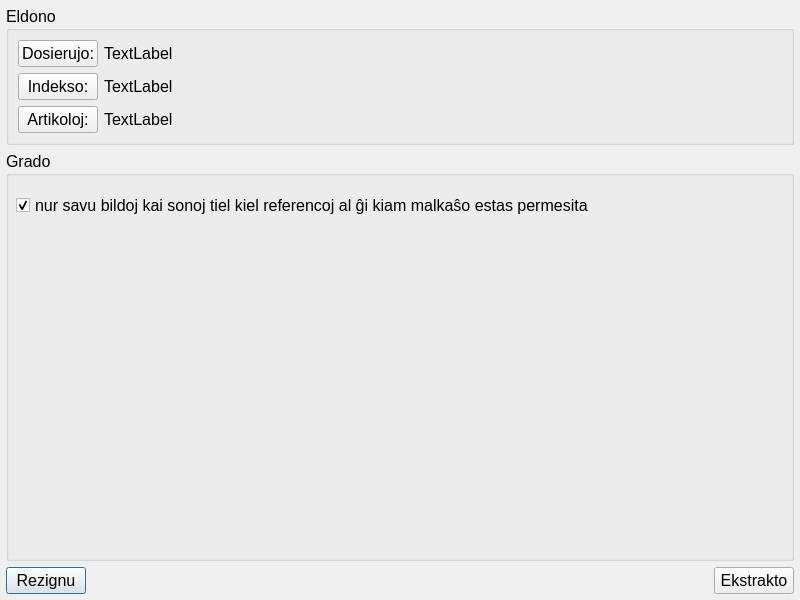
<?xml version="1.0" encoding="UTF-8"?>
<ui version="4.0">
 <class>datumbazoEkstrakto</class>
 <widget class="QDialog" name="datumbazoEkstrakto">
  <property name="geometry">
   <rect>
    <x>0</x>
    <y>0</y>
    <width>800</width>
    <height>600</height>
   </rect>
  </property>
  <property name="font">
   <font>
    <family>Noto Sans UI</family>
    <pointsize>12</pointsize>
   </font>
  </property>
  <property name="windowTitle">
   <string>Datumbazo ekstrakto</string>
  </property>
  <property name="locale">
   <locale language="C" country="AnyCountry"/>
  </property>
  <layout class="QVBoxLayout" name="verticalLayout">
   <property name="leftMargin">
    <number>6</number>
   </property>
   <property name="topMargin">
    <number>6</number>
   </property>
   <property name="rightMargin">
    <number>6</number>
   </property>
   <property name="bottomMargin">
    <number>6</number>
   </property>
   <item>
    <widget class="QGroupBox" name="eldono">
     <property name="sizePolicy">
      <sizepolicy hsizetype="Preferred" vsizetype="Preferred">
       <horstretch>0</horstretch>
       <verstretch>0</verstretch>
      </sizepolicy>
     </property>
     <property name="title">
      <string>Eldono</string>
     </property>
     <layout class="QFormLayout" name="formLayout">
      <item row="0" column="0">
       <widget class="QPushButton" name="priDosierujo">
        <property name="text">
         <string>Dosierujo:</string>
        </property>
       </widget>
      </item>
      <item row="0" column="1">
       <widget class="QLabel" name="dosierujo">
        <property name="text">
         <string notr="true">TextLabel</string>
        </property>
       </widget>
      </item>
      <item row="1" column="0">
       <widget class="QPushButton" name="priIndekso">
        <property name="text">
         <string>Indekso:</string>
        </property>
       </widget>
      </item>
      <item row="1" column="1">
       <widget class="QLabel" name="indekso">
        <property name="text">
         <string notr="true">TextLabel</string>
        </property>
       </widget>
      </item>
      <item row="2" column="0">
       <widget class="QPushButton" name="priArtikoloj">
        <property name="text">
         <string>Artikoloj:</string>
        </property>
       </widget>
      </item>
      <item row="2" column="1">
       <widget class="QLabel" name="artikoloj">
        <property name="text">
         <string notr="true">TextLabel</string>
        </property>
       </widget>
      </item>
     </layout>
    </widget>
   </item>
   <item>
    <widget class="QGroupBox" name="grado">
     <property name="sizePolicy">
      <sizepolicy hsizetype="Preferred" vsizetype="Expanding">
       <horstretch>0</horstretch>
       <verstretch>0</verstretch>
      </sizepolicy>
     </property>
     <property name="title">
      <string>Grado</string>
     </property>
     <widget class="QCheckBox" name="permesita">
      <property name="geometry">
       <rect>
        <x>10</x>
        <y>40</y>
        <width>756</width>
        <height>28</height>
       </rect>
      </property>
      <property name="text">
       <string>nur savu bildoj kai sonoj tiel kiel referencoj al ĝi kiam malkaŝo estas permesita</string>
      </property>
      <property name="checked">
       <bool>true</bool>
      </property>
     </widget>
    </widget>
   </item>
   <item>
    <layout class="QHBoxLayout" name="horizontalLayout">
     <item>
      <widget class="QPushButton" name="rezignu">
       <property name="text">
        <string>Rezignu</string>
       </property>
       <property name="default">
        <bool>true</bool>
       </property>
      </widget>
     </item>
     <item>
      <spacer name="horizontalSpacer">
       <property name="orientation">
        <enum>Qt::Horizontal</enum>
       </property>
       <property name="sizeHint" stdset="0">
        <size>
         <width>40</width>
         <height>20</height>
        </size>
       </property>
      </spacer>
     </item>
     <item>
      <widget class="QPushButton" name="ekstrakto">
       <property name="text">
        <string>Ekstrakto</string>
       </property>
      </widget>
     </item>
    </layout>
   </item>
  </layout>
 </widget>
 <resources/>
 <connections/>
</ui>
